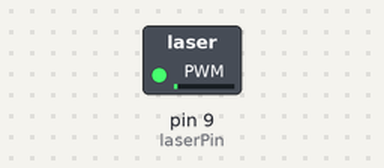
Bench run of a sketch on a simulated Arduino Uno, built with avr-gcc and run on an emulated ATmega328P. On the bench: switched loads named in the sketch (green lamp = pin HIGH).

Above: at 0.05 s.
At 0.65 s:
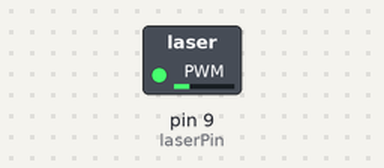
At 1.3 s:
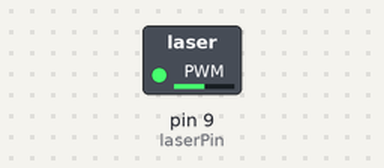
At 2.55 s:
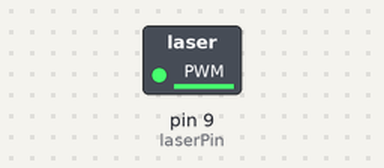
Timing chart, 0 to 8.2 s (numbered marks = the images above):
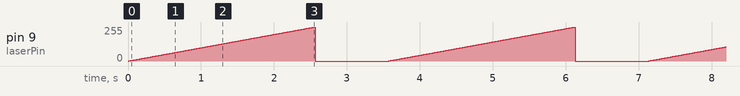

Measured:
- by itself, pin 9 (laserPin): ramps from 0/255 to 255/255 and jumps back, once every 3.6 s

The sketch:

laser_light.ino
```cpp
const int laserPin = 9; // The digital pin connected to the laser diode

void setup() {
  pinMode(laserPin, OUTPUT); // Set the laser pin as an output
}

void loop() {
  // Turn on the laser at varying intensities using PWM
  for (int intensity = 0; intensity <= 255; intensity++) {
    analogWrite(laserPin, intensity); // Set the laser intensity
    delay(10); // Delay to observe the changes
  }

  // Turn off the laser
  analogWrite(laserPin, 0);

  delay(1000); // Wait for a second before starting the loop again
}
```
